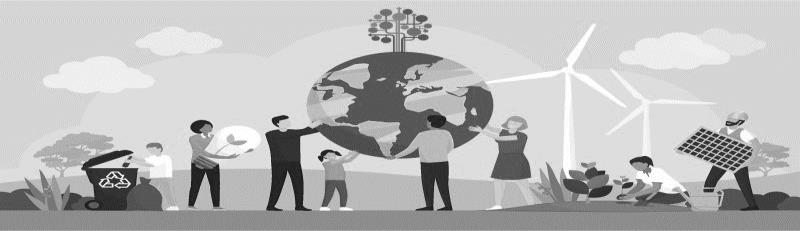
#> input picture extracted_6.DrGadekarDeepakJanardhan/page1_img1.jpeg, 800 x 231 px; its folder holds only this picture in this run
$ python -i image_forensics.py   (imports and definitions only)
#> lines starting #> are read from the running program, lines starting #| are printed output that depends on the picture; after the words box and inside, x2 and y2 are one past the last pixel; in counts of white or black regions, pixels touching at a corner belong together
#> further down, picture is the input picture: shape (231, 800, 3); min 9, max 255, mean 185.4
import cv2
import numpy as np
from PIL import Image, ImageChops, ImageEnhance
from typing import Dict, List, Any, Tuple, Optional
from dataclasses import dataclass
import hashlib
from skimage.feature import match_template
from skimage.metrics import structural_similarity as ssim
from scipy import ndimage
import imagehash


@dataclass
class ForensicFinding:
    type: str
    severity: str
    description: str
    evidence: Dict
    confidence: float
    location: Tuple[int, int, int, int]


class ImageForensicsAnalyzer:
    def __init__(self):
        self.sift = cv2.SIFT_create()
        self.orb = cv2.ORB_create(nfeatures=2000)

    def analyze(self, image: Image.Image, all_images: List[Image.Image] = None,
                index: int = 0) -> List[ForensicFinding]:
        findings = []
        cv_image = self._pil_to_cv(image)

        findings.extend(self._error_level_analysis(image))
        findings.extend(self._noise_analysis(cv_image))
        findings.extend(self._copy_move_detection(cv_image))
        findings.extend(self._inversion_detection(cv_image))
        findings.extend(self._color_consistency_check(cv_image))
        findings.extend(self._jpeg_artifact_analysis(image))
        findings.extend(self._metadata_check(image))

        if all_images:
            findings.extend(self._cross_image_comparison(image, all_images, index))

        return findings

    def _pil_to_cv(self, pil_img: Image.Image) -> np.ndarray:
        return cv2.cvtColor(np.array(pil_img), cv2.COLOR_RGB2BGR)

    def _cv_to_pil(self, cv_img: np.ndarray) -> Image.Image:
        return Image.fromarray(cv2.cvtColor(cv_img, cv2.COLOR_BGR2RGB))

    def _error_level_analysis(self, image: Image.Image, quality: int = 90) -> List[ForensicFinding]:
        findings = []
        try:
            import io
            buffer = io.BytesIO()
            image.save(buffer, format='JPEG', quality=quality)
            buffer.seek(0)
            recompressed = Image.open(buffer)

            diff = ImageChops.difference(image.convert('RGB'), recompressed.convert('RGB'))
            diff_array = np.array(diff)

            mean_diff = np.mean(diff_array)
            std_diff = np.std(diff_array)

            if std_diff > 15:
                findings.append(ForensicFinding(
                    type="ela_anomaly",
                    severity="high",
                    description="Error Level Analysis shows inconsistent compression artifacts - possible local manipulation",
                    evidence={
                        "mean_difference": float(mean_diff),
                        "std_difference": float(std_diff),
                        "threshold": 15
                    },
                    confidence=min(0.9, std_diff / 50),
                    location=(0, 0, image.width, image.height)
                ))

            ela_enhanced = ImageEnhance.Brightness(diff).enhance(20)
            ela_array = np.array(ela_enhanced.convert('L'))

            suspicious_regions = self._find_suspicious_regions(ela_array)
            for region in suspicious_regions:
                findings.append(ForensicFinding(
                    type="ela_local_manipulation",
                    severity="high",
                    description=f"ELA reveals suspicious region at {region}",
                    evidence={"region": region, "ela_intensity": float(np.mean(ela_array[region[1]:region[3], region[0]:region[2]]))},
                    confidence=0.75,
                    location=region
                ))

        except Exception as e:
            pass

        return findings

    # [11 lines left out: function _find_suspicious_regions, not called in this run]

    def _noise_analysis(self, image: np.ndarray) -> List[ForensicFinding]:
        findings = []
        gray = cv2.cvtColor(image, cv2.COLOR_BGR2GRAY)

        noise = cv2.fastNlMeansDenoising(gray, None, 10, 7, 21)
        noise_residual = cv2.absdiff(gray, noise)
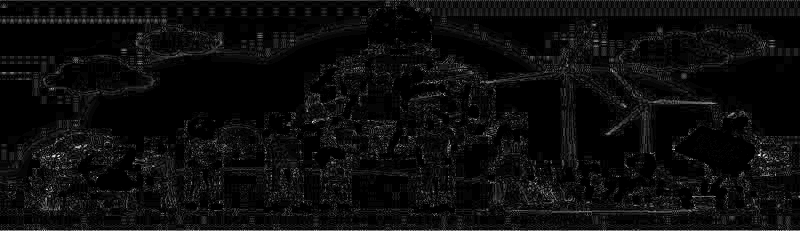
#> noise_residual: shape (231, 800); min 0, max 37, mean 1.8; drawn with min black and max white

        noise_mean = np.mean(noise_residual)
#> noise_mean = 1.83
        noise_std = np.std(noise_residual)
#> noise_std = 2.72

        h, w = gray.shape
#> h = 231; w = 800
        grid_size = 64
        noise_map = np.zeros((h // grid_size, w // grid_size))

        for i in range(0, h - grid_size, grid_size):
            for j in range(0, w - grid_size, grid_size):
                block = noise_residual[i:i+grid_size, j:j+grid_size]
                noise_map[i//grid_size, j//grid_size] = np.std(block)
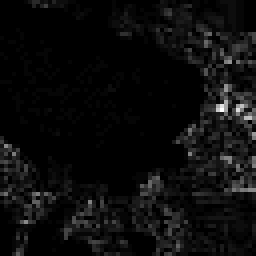
#> block: shape (64, 64) (shown 4 times larger); min 0, max 37, mean 1.8; drawn with min black and max white

        if noise_map.size > 0:
            noise_map_norm = (noise_map - np.mean(noise_map)) / (np.std(noise_map) + 1e-6)
            outliers = np.where(np.abs(noise_map_norm) > 2.5)
#> outliers = ([1], [3])

            if len(outliers[0]) > 0:
                findings.append(ForensicFinding(
                    type="noise_inconsistency",
                    severity="medium",
                    description=f"Found {len(outliers[0])} regions with inconsistent noise patterns - possible splicing",
                    evidence={
                        "outlier_count": int(len(outliers[0])),
                        "mean_noise": float(noise_mean),
                        "std_noise": float(noise_std)
                    },
                    confidence=0.7,
                    location=(0, 0, w, h)
                ))

        return findings

    def _copy_move_detection(self, image: np.ndarray) -> List[ForensicFinding]:
        findings = []
        gray = cv2.cvtColor(image, cv2.COLOR_BGR2GRAY)

        keypoints, descriptors = self.sift.detectAndCompute(gray, None)
#> keypoints = 829 keypoints; strongest (x, y, size): (275, 120, 5.4), (198, 126, 9.2), (102, 180, 1.9), (321, 158, 3.7)

        if descriptors is not None and len(keypoints) > 10:
            bf = cv2.BFMatcher(cv2.NORM_L2, crossCheck=True)
            matches = bf.match(descriptors, descriptors)
#> matches = 829 matches
            matches = sorted(matches, key=lambda x: x.distance)

            suspicious_matches = []
            for match in matches:
                if match.distance < 0.1:
                    pt1 = keypoints[match.queryIdx].pt
                    pt2 = keypoints[match.trainIdx].pt
                    dist = np.sqrt((pt1[0] - pt2[0])**2 + (pt1[1] - pt2[1])**2)

                    if dist > 50:
                        suspicious_matches.append((pt1, pt2, dist))
#> this loop made 829 passes
#> pt2 on passes 1 to 12: (9.58, 190.1), (9.68, 191.4), (14.88, 191.4), (25.29, 189.8), (26.06, 186.5), (27.39, 187.3), (28.39, 191), (28.91, 196), (28.91, 196), (34.59, 177.3), (34.59, 177.3), (34.68, 207.8)
#> pt1 on pass 100: (118.4, 180.3)
#> after the loop, suspicious_matches = []

            if len(suspicious_matches) > 5:
                findings.append(ForensicFinding(
                    type="copy_move_forgery",
                    severity="critical",
                    description=f"Detected {len(suspicious_matches)} matching keypoint pairs at different locations - strong evidence of copy-move forgery",
                    evidence={
                        "match_count": len(suspicious_matches),
                        "example_distance": suspicious_matches[0][2] if suspicious_matches else 0
                    },
                    confidence=0.85,
                    location=(int(suspicious_matches[0][0][0]), int(suspicious_matches[0][0][1]),
                             int(suspicious_matches[0][1][0]), int(suspicious_matches[0][1][1]))
                ))

        return findings

    def _inversion_detection(self, image: np.ndarray) -> List[ForensicFinding]:
        findings = []
        gray = cv2.cvtColor(image, cv2.COLOR_BGR2GRAY)

        inverted = 255 - gray
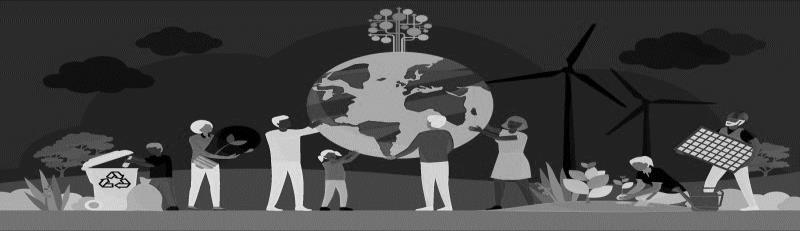
#> inverted: shape (231, 800); min 0, max 246, mean 69.6

        corr = cv2.matchTemplate(gray, inverted, cv2.TM_CCOEFF_NORMED)
#> corr = [-1]
        _, max_val, _, max_loc = cv2.minMaxLoc(corr)
#> max_val = -1; max_loc = (0, 0)

        if max_val > 0.7:
            h, w = gray.shape
            findings.append(ForensicFinding(
                type="inversion_detected",
                severity="high",
                description="Image contains regions that match their inverted version - possible negative/inverted reuse",
                evidence={
                    "correlation": float(max_val),
                    "location": max_loc
                },
                confidence=max_val,
                location=(max_loc[0], max_loc[1], max_loc[0] + w//4, max_loc[1] + h//4)
            ))

        hist = cv2.calcHist([gray], [0], None, [256], [0, 256])
#> hist = 256 values, max 30035 at index 221, min 0 at index 0, mean 721.9
        hist_inv = cv2.calcHist([inverted], [0], None, [256], [0, 256])
#> hist_inv = 256 values, max 30035 at index 34, min 0 at index 240, mean 721.9
        hist_corr = cv2.compareHist(hist, hist_inv, cv2.HISTCMP_CORREL)
#> hist_corr = -0.0427

        if hist_corr > 0.85:
            findings.append(ForensicFinding(
                type="global_inversion_similarity",
                severity="medium",
                description="Global histogram matches inverted version - image may be inverted or contain inverted regions",
                evidence={"histogram_correlation": float(hist_corr)},
                confidence=hist_corr,
                location=(0, 0, gray.shape[1], gray.shape[0])
            ))

        return findings

    def _color_consistency_check(self, image: np.ndarray) -> List[ForensicFinding]:
        findings = []

        lab = cv2.cvtColor(image, cv2.COLOR_BGR2LAB)
#> lab: shape (231, 800, 3); mean of channels 0, 1, 2 190.7, 128, 128
        l_channel = lab[:, :, 0]

        h, w = l_channel.shape
#> h = 231; w = 800
        grid = 8
        means = []

        for i in range(grid):
            for j in range(grid):
                y1, y2 = i * h // grid, (i + 1) * h // grid
                x1, x2 = j * w // grid, (j + 1) * w // grid
                block = l_channel[y1:y2, x1:x2]
                means.append(np.mean(block))
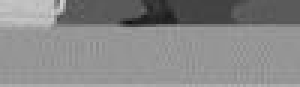
#> block: shape (29, 100) (shown 3 times larger); min 17, max 207, mean 135.8
#> after the loop, means = 64 values, max 229.9 at index 17, min 125.6 at index 49, mean 190.8

        means = np.array(means)
        if np.std(means) > 25:
            findings.append(ForensicFinding(
                type="illumination_inconsistency",
                severity="medium",
                description="Significant illumination variation across image regions - possible composite",
                evidence={"illumination_std": float(np.std(means)), "block_means": means.tolist()},
                confidence=0.65,
                location=(0, 0, w, h)
            ))

        return findings

    def _jpeg_artifact_analysis(self, image: Image.Image) -> List[ForensicFinding]:
        findings = []

        try:
            if hasattr(image, '_getexif') and image._getexif():
                exif = image._getexif()
                if exif:
                    software = exif.get(305, "")
                    if software and any(s in software.lower() for s in ['photoshop', 'gimp', 'editor', 'paint']):
                        findings.append(ForensicFinding(
                            type="editing_software_detected",
                            severity="low",
                            description=f"Image edited with {software}",
                            evidence={"software": software},
                            confidence=0.9,
                            location=(0, 0, image.width, image.height)
                        ))
        except Exception:
            pass

        return findings

    def _metadata_check(self, image: Image.Image) -> List[ForensicFinding]:
        findings = []
        return findings

    # [124 lines left out: functions _cross_image_comparison, analyze_image_forensics, not called in this run]

>>> import cv2
>>> picture = cv2.cvtColor(cv2.imread('../extracted_6.DrGadekarDeepakJanardhan/page1_img1.jpeg'), cv2.COLOR_BGR2RGB)
>>> result = ImageForensicsAnalyzer().analyze(picture)
#> result = 2 items

$ run again, on extracted_6.DrGadekarDeepakJanardhan/page3_img1.png
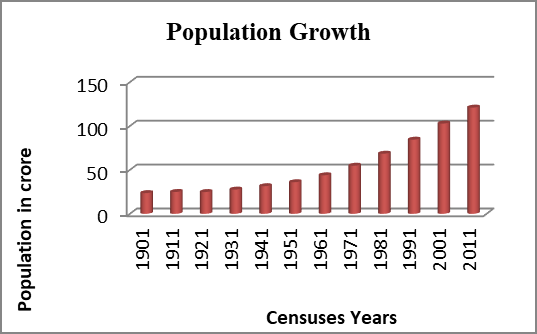
#> input picture extracted_6.DrGadekarDeepakJanardhan/page3_img1.png, 537 x 334 px
#> in _pil_to_cv, returned value is the input picture: shape (334, 537, 3); mean B, G, R 235.2, 235.4, 239.6
#> noise_mean = 0.0547
#> noise_std = 0.421
#> outliers = (empty array, empty array)
#> keypoints = 618 keypoints; strongest (x, y, size): (18, 210, 1.9), (18, 243, 1.9), (252, 25, 2.3), (232, 30, 1.9)
#> matches = 606 matches
#> the loop in _copy_move_detection, `for match in matches:` made 606 passes
#> pt2 on passes 1 to 8: (12.71, 255.6), (12.85, 233.7), (13.14, 194.5), (13.25, 318.5), (18.22, 243.1), (18.22, 210.1), (18.28, 271.9), (18.4, 265.1)
#> after the loop in _copy_move_detection, `for match in matches:`: suspicious_matches = []
#> in _inversion_detection, `inverted = 255 - gray`:
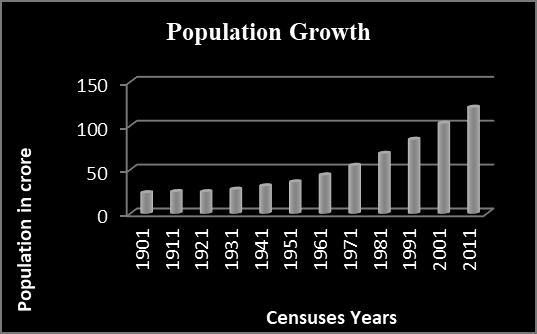
#> inverted: shape (334, 537); min 0, max 255, mean 18.4
#> corr = [-1]
#> max_val = -1; max_loc = (0, 0)
#> hist = 256 values, max 154542 at index 255, min 0 at index 1, mean 700.6
#> hist_inv = 256 values, max 154542 at index 0, min 0 at index 1, mean 700.6
#> hist_corr = 0.0291
#> lab: shape (334, 537, 3); mean of channels 0, 1, 2 237.5, 129.7, 128.9
#> after the loop in _color_consistency_check, `for i in range(grid):`:
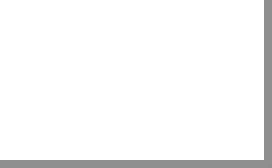
#> block: shape (42, 68) (shown 4 times larger); min 141, max 255, mean 246.5
#> after the loop in _color_consistency_check, `for i in range(grid):`: means = 64 values, max 255 at index 49, min 197 at index 38, mean 237.4
#> result = []

$ run again, on extracted_6.DrGadekarDeepakJanardhan/page3_img2.png
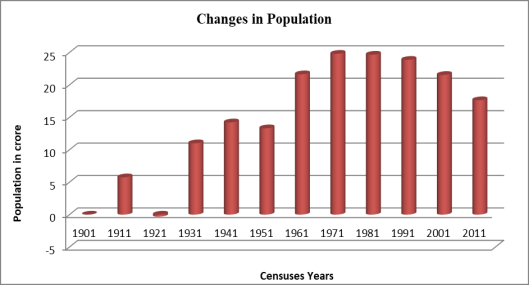
#> input picture extracted_6.DrGadekarDeepakJanardhan/page3_img2.png, 529 x 285 px
#> in _pil_to_cv, returned value is the input picture: shape (285, 529, 3); mean B, G, R 225.2, 225.5, 237.6
#> noise_mean = 0.181
#> noise_std = 0.707
#> after the loop in _noise_analysis, `for i in range(0, h - grid_size, grid_size):`:
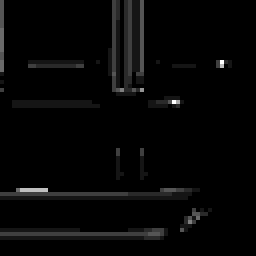
#> block: shape (64, 64) (shown 4 times larger); min 0, max 12, mean 0.285; drawn with min black and max white
#> outliers = (empty array, empty array)
#> keypoints = 446 keypoints; strongest (x, y, size): (274, 16, 1.8), (269, 22, 2.1), (284, 25, 1.8), (310, 276, 1.8)
#> matches = 446 matches
#> the loop in _copy_move_detection, `for match in matches:` made 446 passes
#> pt2 on passes 1 to 8: (9.23, 152), (13.48, 198.4), (15.96, 219.3), (15.96, 219.3), (17.31, 159), (17.31, 159), (17.31, 171.1), (17.31, 171.1)
#> after the loop in _copy_move_detection, `for match in matches:`: suspicious_matches = []
#> corr = [-1]
#> max_val = -1; max_loc = (0, 0)
#> hist = 256 values, max 113974 at index 255, min 1 at index 38, mean 588.9
#> hist_inv = 256 values, max 113974 at index 0, min 1 at index 217, mean 588.9
#> hist_corr = -0.00558
#> lab: shape (285, 529, 3); mean of channels 0, 1, 2 230.9, 132.9, 130.6
#> after the loop in _color_consistency_check, `for i in range(grid):`:
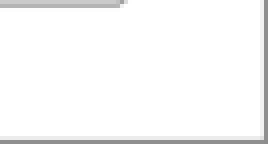
#> block: shape (36, 67) (shown 4 times larger); min 141, max 255, mean 247.9
#> after the loop in _color_consistency_check, `for i in range(grid):`: means = 64 values, max 251.6 at index 10, min 186.7 at index 38, mean 230.9
#> result = []

$ run again, on extracted_6.DrGadekarDeepakJanardhan/page3_img3.png
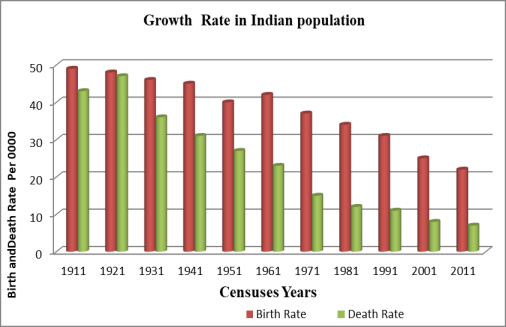
#> input picture extracted_6.DrGadekarDeepakJanardhan/page3_img3.png, 506 x 327 px
#> in _pil_to_cv, returned value is the input picture: shape (327, 506, 3); mean B, G, R 214.3, 221, 230.2
#> noise_mean = 0.188
#> noise_std = 0.609
#> after the loop in _noise_analysis, `for i in range(0, h - grid_size, grid_size):`:
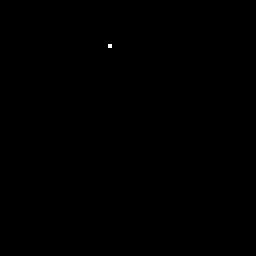
#> block: shape (64, 64) (shown 4 times larger); values 0 (black) and 1 (white), 0.02% white in thin lines or dots, all inside (x1, y1, x2, y2) = (27, 11, 28, 12)
#> outliers = (empty array, empty array)
#> keypoints = 550 keypoints; strongest (x, y, size): (152, 22, 2.1), (209, 17, 1.9), (206, 17, 2), (284, 288, 2.1)
#> matches = 550 matches
#> the loop in _copy_move_detection, `for match in matches:` made 550 passes
#> pt2 on passes 1 to 8: (4.57, 246.9), (4.73, 292.4), (5.03, 144.9), (5.04, 138), (5.05, 151.8), (5.45, 284.1), (5.74, 171.2), (5.75, 238.4)
#> after the loop in _copy_move_detection, `for match in matches:`: suspicious_matches = []
#> corr = [-1]
#> max_val = -1; max_loc = (0, 0)
#> hist = 256 values, max 115414 at index 255, min 8 at index 32, mean 646.3
#> hist_inv = 256 values, max 115414 at index 0, min 8 at index 217, mean 646.3
#> hist_corr = -0.00468
#> lab: shape (327, 506, 3); mean of channels 0, 1, 2 225.8, 130.8, 133.5
#> after the loop in _color_consistency_check, `for i in range(grid):`:
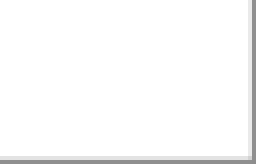
#> block: shape (41, 64) (shown 4 times larger); min 141, max 255, mean 249.6
#> after the loop in _color_consistency_check, `for i in range(grid):`: means = 64 values, max 251.8 at index 12, min 175.5 at index 25, mean 225.9
#> result = []
